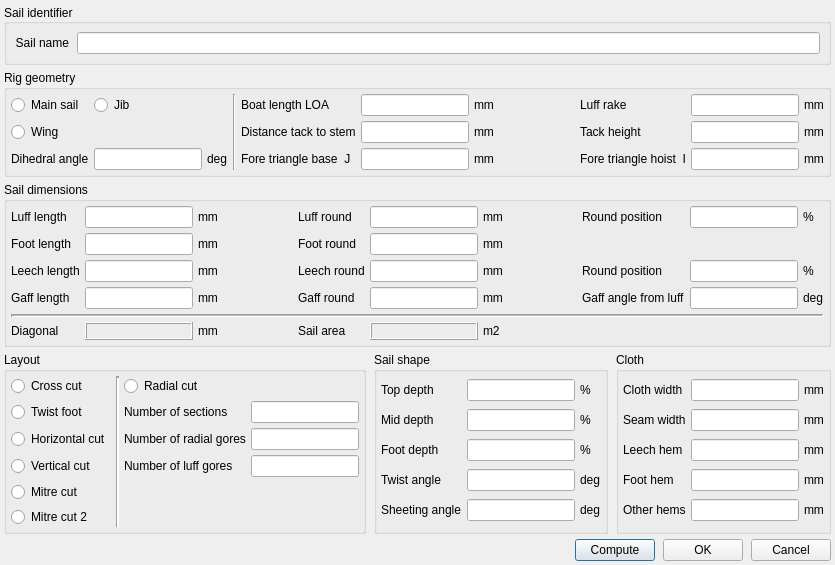
<?xml version="1.0" encoding="UTF-8"?>
<ui version="4.0">
 <class>CFormSailDefBase</class>
 <widget class="QDialog" name="CFormSailDefBase">
  <property name="minimumSize">
   <size>
    <width>740</width>
    <height>550</height>
   </size>
  </property>
  <property name="windowTitle">
   <string>Sail definition</string>
  </property>
  <layout class="QVBoxLayout">
   <property name="spacing">
    <number>5</number>
   </property>
   <property name="leftMargin">
    <number>4</number>
   </property>
   <property name="topMargin">
    <number>4</number>
   </property>
   <property name="rightMargin">
    <number>4</number>
   </property>
   <property name="bottomMargin">
    <number>4</number>
   </property>
   <item>
    <widget class="QGroupBox" name="GroupSailID">
     <property name="title">
      <string>Sail identifier</string>
     </property>
     <property name="alignment">
      <set>Qt::AlignLeading|Qt::AlignLeft|Qt::AlignVCenter</set>
     </property>
     <layout class="QHBoxLayout">
      <item>
       <widget class="QLabel" name="lblSailID">
        <property name="text">
         <string>Sail name</string>
        </property>
        <property name="alignment">
         <set>Qt::AlignRight|Qt::AlignTrailing|Qt::AlignVCenter</set>
        </property>
       </widget>
      </item>
      <item>
       <widget class="QLineEdit" name="txtSailID">
        <property name="alignment">
         <set>Qt::AlignLeading</set>
        </property>
       </widget>
      </item>
     </layout>
    </widget>
   </item>
   <item>
    <widget class="QGroupBox" name="GroupRig">
     <property name="title">
      <string>Rig geometry</string>
     </property>
     <property name="alignment">
      <set>Qt::AlignLeading</set>
     </property>
     <layout class="QGridLayout">
      <property name="leftMargin">
       <number>4</number>
      </property>
      <property name="topMargin">
       <number>4</number>
      </property>
      <property name="rightMargin">
       <number>4</number>
      </property>
      <property name="bottomMargin">
       <number>4</number>
      </property>
      <property name="spacing">
       <number>5</number>
      </property>
      <item row="1" column="0">
       <widget class="QRadioButton" name="radioWing">
        <property name="text">
         <string>Wing</string>
        </property>
       </widget>
      </item>
      <item row="1" column="5">
       <widget class="QLineEdit" name="txtTackDist">
        <property name="alignment">
         <set>Qt::AlignHCenter</set>
        </property>
       </widget>
      </item>
      <item row="2" column="9">
       <widget class="QLineEdit" name="txtTriangHoist">
        <property name="alignment">
         <set>Qt::AlignHCenter</set>
        </property>
       </widget>
      </item>
      <item row="0" column="0">
       <widget class="QRadioButton" name="radioMainSail">
        <property name="text">
         <string>Main sail</string>
        </property>
       </widget>
      </item>
      <item row="2" column="2">
       <widget class="QLabel" name="lbdeg_2_2">
        <property name="text">
         <string>deg</string>
        </property>
       </widget>
      </item>
      <item row="2" column="8">
       <widget class="QLabel" name="lbl5">
        <property name="text">
         <string>Fore triangle hoist  I</string>
        </property>
       </widget>
      </item>
      <item row="2" column="0">
       <widget class="QLabel" name="lbl8">
        <property name="text">
         <string>Dihedral angle</string>
        </property>
       </widget>
      </item>
      <item row="0" column="1" colspan="2">
       <widget class="QRadioButton" name="radioJib">
        <property name="text">
         <string>Jib</string>
        </property>
       </widget>
      </item>
      <item row="2" column="4">
       <widget class="QLabel" name="lbl4">
        <property name="text">
         <string>Fore triangle base  J</string>
        </property>
       </widget>
      </item>
      <item row="0" column="4">
       <widget class="QLabel" name="lbl6">
        <property name="text">
         <string>Boat length LOA</string>
        </property>
       </widget>
      </item>
      <item row="1" column="8">
       <widget class="QLabel" name="lblTackHeight">
        <property name="text">
         <string>Tack height</string>
        </property>
       </widget>
      </item>
      <item row="0" column="8">
       <widget class="QLabel" name="lbl1">
        <property name="text">
         <string>Luff rake</string>
        </property>
       </widget>
      </item>
      <item row="0" column="6">
       <widget class="QLabel" name="lbmm_15">
        <property name="text">
         <string>mm</string>
        </property>
       </widget>
      </item>
      <item row="0" column="5">
       <widget class="QLineEdit" name="txtLOA">
        <property name="alignment">
         <set>Qt::AlignHCenter</set>
        </property>
       </widget>
      </item>
      <item row="2" column="6">
       <widget class="QLabel" name="lbmm_2">
        <property name="text">
         <string>mm</string>
        </property>
       </widget>
      </item>
      <item row="1" column="6">
       <widget class="QLabel" name="lbmm">
        <property name="text">
         <string>mm</string>
        </property>
       </widget>
      </item>
      <item row="1" column="9">
       <widget class="QLineEdit" name="txtTackHeight">
        <property name="alignment">
         <set>Qt::AlignHCenter</set>
        </property>
       </widget>
      </item>
      <item row="2" column="5">
       <widget class="QLineEdit" name="txtTriangBase">
        <property name="alignment">
         <set>Qt::AlignHCenter</set>
        </property>
       </widget>
      </item>
      <item row="1" column="10">
       <widget class="QLabel" name="lbmm_4">
        <property name="text">
         <string>mm</string>
        </property>
       </widget>
      </item>
      <item row="0" column="7">
       <spacer>
        <property name="orientation">
         <enum>Qt::Horizontal</enum>
        </property>
        <property name="sizeType">
         <enum>QSizePolicy::MinimumExpanding</enum>
        </property>
        <property name="sizeHint" stdset="0">
         <size>
          <width>20</width>
          <height>20</height>
         </size>
        </property>
       </spacer>
      </item>
      <item row="0" column="9">
       <widget class="QLineEdit" name="txtRake">
        <property name="alignment">
         <set>Qt::AlignHCenter</set>
        </property>
       </widget>
      </item>
      <item row="0" column="10">
       <widget class="QLabel" name="lbmm_16">
        <property name="text">
         <string>mm</string>
        </property>
       </widget>
      </item>
      <item row="0" column="3" rowspan="3">
       <widget class="Line" name="Line3">
        <property name="frameShape">
         <enum>QFrame::VLine</enum>
        </property>
        <property name="frameShadow">
         <enum>QFrame::Sunken</enum>
        </property>
        <property name="orientation">
         <enum>Qt::Vertical</enum>
        </property>
       </widget>
      </item>
      <item row="2" column="10">
       <widget class="QLabel" name="lbmm_3">
        <property name="text">
         <string>mm</string>
        </property>
       </widget>
      </item>
      <item row="1" column="4">
       <widget class="QLabel" name="lbl3">
        <property name="text">
         <string>Distance tack to stem</string>
        </property>
       </widget>
      </item>
      <item row="2" column="1">
       <widget class="QLineEdit" name="txtDihedral"/>
      </item>
     </layout>
    </widget>
   </item>
   <item>
    <widget class="QGroupBox" name="GroupSail">
     <property name="title">
      <string>Sail dimensions</string>
     </property>
     <layout class="QGridLayout">
      <property name="leftMargin">
       <number>4</number>
      </property>
      <property name="topMargin">
       <number>4</number>
      </property>
      <property name="rightMargin">
       <number>4</number>
      </property>
      <property name="bottomMargin">
       <number>4</number>
      </property>
      <property name="spacing">
       <number>5</number>
      </property>
      <item row="0" column="6">
       <widget class="QLabel" name="lbmm_6">
        <property name="text">
         <string>mm</string>
        </property>
       </widget>
      </item>
      <item row="3" column="0">
       <widget class="QLabel" name="lblGaffLen">
        <property name="text">
         <string>Gaff length</string>
        </property>
       </widget>
      </item>
      <item row="5" column="4">
       <widget class="QLabel" name="lbl45">
        <property name="text">
         <string>Sail area</string>
        </property>
       </widget>
      </item>
      <item row="0" column="8">
       <widget class="QLabel" name="lblLuffRoundPos">
        <property name="text">
         <string>Round position</string>
        </property>
       </widget>
      </item>
      <item row="0" column="3">
       <spacer>
        <property name="orientation">
         <enum>Qt::Horizontal</enum>
        </property>
        <property name="sizeType">
         <enum>QSizePolicy::MinimumExpanding</enum>
        </property>
        <property name="sizeHint" stdset="0">
         <size>
          <width>20</width>
          <height>20</height>
         </size>
        </property>
       </spacer>
      </item>
      <item row="3" column="2">
       <widget class="QLabel" name="lbmm_11">
        <property name="text">
         <string>mm</string>
        </property>
       </widget>
      </item>
      <item row="0" column="7">
       <spacer>
        <property name="orientation">
         <enum>Qt::Horizontal</enum>
        </property>
        <property name="sizeType">
         <enum>QSizePolicy::MinimumExpanding</enum>
        </property>
        <property name="sizeHint" stdset="0">
         <size>
          <width>20</width>
          <height>20</height>
         </size>
        </property>
       </spacer>
      </item>
      <item row="0" column="0">
       <widget class="QLabel" name="lblLuffLen">
        <property name="text">
         <string>Luff length</string>
        </property>
       </widget>
      </item>
      <item row="2" column="10">
       <widget class="QLabel" name="lbpercent_2">
        <property name="text">
         <string>%</string>
        </property>
       </widget>
      </item>
      <item row="2" column="8">
       <widget class="QLabel" name="lblLeechRoundPos">
        <property name="text">
         <string>Round position</string>
        </property>
       </widget>
      </item>
      <item row="2" column="5">
       <widget class="QLineEdit" name="txtLeechRound">
        <property name="alignment">
         <set>Qt::AlignHCenter</set>
        </property>
       </widget>
      </item>
      <item row="2" column="4">
       <widget class="QLabel" name="lblLeechRound">
        <property name="text">
         <string>Leech round</string>
        </property>
       </widget>
      </item>
      <item row="2" column="1">
       <widget class="QLineEdit" name="txtLeechLen">
        <property name="alignment">
         <set>Qt::AlignHCenter</set>
        </property>
       </widget>
      </item>
      <item row="5" column="1">
       <widget class="QLabel" name="lblDiagonal">
        <property name="frameShape">
         <enum>QFrame::Box</enum>
        </property>
        <property name="frameShadow">
         <enum>QFrame::Raised</enum>
        </property>
        <property name="text">
         <string/>
        </property>
        <property name="alignment">
         <set>Qt::AlignCenter</set>
        </property>
       </widget>
      </item>
      <item row="1" column="6">
       <widget class="QLabel" name="lbmm_8">
        <property name="text">
         <string>mm</string>
        </property>
       </widget>
      </item>
      <item row="3" column="5">
       <widget class="QLineEdit" name="txtGaffRound">
        <property name="alignment">
         <set>Qt::AlignHCenter</set>
        </property>
       </widget>
      </item>
      <item row="2" column="0">
       <widget class="QLabel" name="lblLeechLen">
        <property name="text">
         <string>Leech length</string>
        </property>
       </widget>
      </item>
      <item row="0" column="2">
       <widget class="QLabel" name="lbmm_5">
        <property name="text">
         <string>mm</string>
        </property>
       </widget>
      </item>
      <item row="3" column="9">
       <widget class="QLineEdit" name="txtGaffAngle">
        <property name="alignment">
         <set>Qt::AlignHCenter</set>
        </property>
       </widget>
      </item>
      <item row="0" column="9">
       <widget class="QLineEdit" name="txtLuffRoundPos">
        <property name="alignment">
         <set>Qt::AlignHCenter</set>
        </property>
       </widget>
      </item>
      <item row="3" column="6">
       <widget class="QLabel" name="lbmm_12">
        <property name="text">
         <string>mm</string>
        </property>
       </widget>
      </item>
      <item row="3" column="8">
       <widget class="QLabel" name="lblGaffAngle">
        <property name="text">
         <string>Gaff angle from luff</string>
        </property>
       </widget>
      </item>
      <item row="3" column="1">
       <widget class="QLineEdit" name="txtGaffLen">
        <property name="alignment">
         <set>Qt::AlignHCenter</set>
        </property>
       </widget>
      </item>
      <item row="5" column="0">
       <widget class="QLabel" name="lbl46">
        <property name="text">
         <string>Diagonal</string>
        </property>
       </widget>
      </item>
      <item row="1" column="5">
       <widget class="QLineEdit" name="txtFootRound">
        <property name="alignment">
         <set>Qt::AlignHCenter</set>
        </property>
       </widget>
      </item>
      <item row="2" column="6">
       <widget class="QLabel" name="lbmm_10">
        <property name="text">
         <string>mm</string>
        </property>
       </widget>
      </item>
      <item row="1" column="4">
       <widget class="QLabel" name="lblFootRound">
        <property name="text">
         <string>Foot round</string>
        </property>
       </widget>
      </item>
      <item row="3" column="4">
       <widget class="QLabel" name="lblGaffRound">
        <property name="text">
         <string>Gaff round</string>
        </property>
       </widget>
      </item>
      <item row="4" column="0" colspan="11">
       <widget class="Line" name="Line2">
        <property name="frameShape">
         <enum>QFrame::HLine</enum>
        </property>
        <property name="frameShadow">
         <enum>QFrame::Sunken</enum>
        </property>
        <property name="lineWidth">
         <number>2</number>
        </property>
        <property name="midLineWidth">
         <number>1</number>
        </property>
        <property name="orientation">
         <enum>Qt::Horizontal</enum>
        </property>
       </widget>
      </item>
      <item row="0" column="5">
       <widget class="QLineEdit" name="txtLuffRound">
        <property name="alignment">
         <set>Qt::AlignHCenter</set>
        </property>
       </widget>
      </item>
      <item row="5" column="5">
       <widget class="QLabel" name="lblSailArea">
        <property name="frameShape">
         <enum>QFrame::Box</enum>
        </property>
        <property name="frameShadow">
         <enum>QFrame::Raised</enum>
        </property>
        <property name="text">
         <string/>
        </property>
        <property name="alignment">
         <set>Qt::AlignCenter</set>
        </property>
       </widget>
      </item>
      <item row="2" column="9">
       <widget class="QLineEdit" name="txtLeechRoundPos">
        <property name="alignment">
         <set>Qt::AlignHCenter</set>
        </property>
       </widget>
      </item>
      <item row="3" column="10">
       <widget class="QLabel" name="lbdeg_2">
        <property name="text">
         <string>deg</string>
        </property>
       </widget>
      </item>
      <item row="5" column="6">
       <widget class="QLabel" name="lblm2_1">
        <property name="text">
         <string>m2</string>
        </property>
       </widget>
      </item>
      <item row="5" column="2">
       <widget class="QLabel" name="lblmm13">
        <property name="text">
         <string>mm</string>
        </property>
       </widget>
      </item>
      <item row="1" column="1">
       <widget class="QLineEdit" name="txtFootLen">
        <property name="alignment">
         <set>Qt::AlignHCenter</set>
        </property>
       </widget>
      </item>
      <item row="0" column="1">
       <widget class="QLineEdit" name="txtLuffLen">
        <property name="alignment">
         <set>Qt::AlignHCenter</set>
        </property>
       </widget>
      </item>
      <item row="0" column="10">
       <widget class="QLabel" name="lbpercent">
        <property name="text">
         <string>%</string>
        </property>
       </widget>
      </item>
      <item row="0" column="4">
       <widget class="QLabel" name="lblLuffRound">
        <property name="text">
         <string>Luff round</string>
        </property>
       </widget>
      </item>
      <item row="1" column="2">
       <widget class="QLabel" name="lbmm_7">
        <property name="text">
         <string>mm</string>
        </property>
       </widget>
      </item>
      <item row="2" column="2">
       <widget class="QLabel" name="lbmm_9">
        <property name="text">
         <string>mm</string>
        </property>
       </widget>
      </item>
      <item row="1" column="0">
       <widget class="QLabel" name="lblFootLen">
        <property name="text">
         <string>Foot length</string>
        </property>
       </widget>
      </item>
     </layout>
    </widget>
   </item>
   <item>
    <layout class="QHBoxLayout" name="hrzBottom">
     <item>
      <widget class="QGroupBox" name="GroupLayout">
       <property name="title">
        <string>Layout</string>
       </property>
       <layout class="QGridLayout">
        <property name="leftMargin">
         <number>4</number>
        </property>
        <property name="topMargin">
         <number>4</number>
        </property>
        <property name="rightMargin">
         <number>4</number>
        </property>
        <property name="bottomMargin">
         <number>4</number>
        </property>
        <property name="spacing">
         <number>5</number>
        </property>
        <item row="0" column="0">
         <widget class="QRadioButton" name="radioCross">
          <property name="text">
           <string>Cross cut</string>
          </property>
         </widget>
        </item>
        <item row="1" column="0">
         <widget class="QRadioButton" name="radioTwist">
          <property name="text">
           <string>Twist foot</string>
          </property>
         </widget>
        </item>
        <item row="1" column="2">
         <widget class="QLabel" name="TextLabel1">
          <property name="text">
           <string>Number of sections</string>
          </property>
         </widget>
        </item>
        <item row="2" column="3">
         <widget class="QLineEdit" name="txtGores">
          <property name="alignment">
           <set>Qt::AlignHCenter</set>
          </property>
         </widget>
        </item>
        <item row="3" column="3">
         <widget class="QLineEdit" name="txtLuffGores">
          <property name="alignment">
           <set>Qt::AlignHCenter</set>
          </property>
         </widget>
        </item>
        <item row="2" column="2">
         <widget class="QLabel" name="TextLabel2">
          <property name="text">
           <string>Number of radial gores</string>
          </property>
         </widget>
        </item>
        <item row="3" column="2">
         <widget class="QLabel" name="TextLabel3">
          <property name="text">
           <string>Number of luff gores</string>
          </property>
         </widget>
        </item>
        <item row="2" column="0">
         <widget class="QRadioButton" name="radioHorizontal">
          <property name="text">
           <string>Horizontal cut</string>
          </property>
         </widget>
        </item>
        <item row="3" column="0">
         <widget class="QRadioButton" name="radioVertical">
          <property name="text">
           <string>Vertical cut</string>
          </property>
         </widget>
        </item>
        <item row="0" column="1" rowspan="6">
         <widget class="Line" name="Line7">
          <property name="frameShape">
           <enum>QFrame::VLine</enum>
          </property>
          <property name="frameShadow">
           <enum>QFrame::Sunken</enum>
          </property>
          <property name="lineWidth">
           <number>2</number>
          </property>
          <property name="orientation">
           <enum>Qt::Vertical</enum>
          </property>
         </widget>
        </item>
        <item row="0" column="2">
         <widget class="QRadioButton" name="radioRadial">
          <property name="text">
           <string>Radial cut</string>
          </property>
         </widget>
        </item>
        <item row="1" column="3">
         <widget class="QLineEdit" name="txtSections">
          <property name="alignment">
           <set>Qt::AlignHCenter</set>
          </property>
         </widget>
        </item>
        <item row="4" column="0">
         <widget class="QRadioButton" name="radioMitre">
          <property name="text">
           <string>Mitre cut</string>
          </property>
         </widget>
        </item>
        <item row="5" column="0">
         <widget class="QRadioButton" name="radioMitre2">
          <property name="text">
           <string>Mitre cut 2</string>
          </property>
         </widget>
        </item>
        <item row="4" column="2" rowspan="2">
         <spacer>
          <property name="orientation">
           <enum>Qt::Vertical</enum>
          </property>
          <property name="sizeHint" stdset="0">
           <size>
            <width>20</width>
            <height>20</height>
           </size>
          </property>
         </spacer>
        </item>
       </layout>
      </widget>
     </item>
     <item>
      <widget class="QGroupBox" name="GroupShape">
       <property name="title">
        <string>Sail shape</string>
       </property>
       <layout class="QGridLayout">
        <property name="leftMargin">
         <number>4</number>
        </property>
        <property name="topMargin">
         <number>4</number>
        </property>
        <property name="rightMargin">
         <number>4</number>
        </property>
        <property name="bottomMargin">
         <number>4</number>
        </property>
        <property name="spacing">
         <number>5</number>
        </property>
        <item row="0" column="2">
         <widget class="QLabel" name="lbpercent_3">
          <property name="text">
           <string>%</string>
          </property>
         </widget>
        </item>
        <item row="1" column="2">
         <widget class="QLabel" name="lbpercent_4">
          <property name="text">
           <string>%</string>
          </property>
         </widget>
        </item>
        <item row="0" column="1">
         <widget class="QLineEdit" name="txtTopDepth">
          <property name="alignment">
           <set>Qt::AlignHCenter</set>
          </property>
         </widget>
        </item>
        <item row="1" column="1">
         <widget class="QLineEdit" name="txtMidDepth">
          <property name="alignment">
           <set>Qt::AlignHCenter</set>
          </property>
         </widget>
        </item>
        <item row="2" column="2">
         <widget class="QLabel" name="lbpercent_5">
          <property name="text">
           <string>%</string>
          </property>
         </widget>
        </item>
        <item row="2" column="1">
         <widget class="QLineEdit" name="txtFootDepth">
          <property name="alignment">
           <set>Qt::AlignHCenter</set>
          </property>
         </widget>
        </item>
        <item row="0" column="0">
         <widget class="QLabel" name="lblTopDepth">
          <property name="text">
           <string>Top depth</string>
          </property>
         </widget>
        </item>
        <item row="1" column="0">
         <widget class="QLabel" name="lblMidDepth">
          <property name="text">
           <string>Mid depth</string>
          </property>
         </widget>
        </item>
        <item row="2" column="0">
         <widget class="QLabel" name="lblFootDepth">
          <property name="text">
           <string>Foot depth</string>
          </property>
         </widget>
        </item>
        <item row="3" column="1">
         <widget class="QLineEdit" name="txtTwistAngle">
          <property name="alignment">
           <set>Qt::AlignHCenter</set>
          </property>
         </widget>
        </item>
        <item row="4" column="1">
         <widget class="QLineEdit" name="txtSheetAngle">
          <property name="alignment">
           <set>Qt::AlignHCenter</set>
          </property>
         </widget>
        </item>
        <item row="3" column="0">
         <widget class="QLabel" name="lblTwistAngle">
          <property name="text">
           <string>Twist angle</string>
          </property>
         </widget>
        </item>
        <item row="4" column="0">
         <widget class="QLabel" name="lblSheetAngle">
          <property name="text">
           <string>Sheeting angle</string>
          </property>
         </widget>
        </item>
        <item row="3" column="2">
         <widget class="QLabel" name="lbdeg_3">
          <property name="text">
           <string>deg</string>
          </property>
         </widget>
        </item>
        <item row="4" column="2">
         <widget class="QLabel" name="lbdeg_4">
          <property name="text">
           <string>deg</string>
          </property>
         </widget>
        </item>
       </layout>
      </widget>
     </item>
     <item>
      <widget class="QGroupBox" name="GroupCloth">
       <property name="title">
        <string>Cloth</string>
       </property>
       <layout class="QGridLayout">
        <property name="leftMargin">
         <number>4</number>
        </property>
        <property name="topMargin">
         <number>4</number>
        </property>
        <property name="rightMargin">
         <number>4</number>
        </property>
        <property name="bottomMargin">
         <number>4</number>
        </property>
        <property name="spacing">
         <number>5</number>
        </property>
        <item row="3" column="1">
         <widget class="QLineEdit" name="txtFootHemWidth">
          <property name="alignment">
           <set>Qt::AlignHCenter</set>
          </property>
         </widget>
        </item>
        <item row="4" column="1">
         <widget class="QLineEdit" name="txtHemsWidth">
          <property name="alignment">
           <set>Qt::AlignHCenter</set>
          </property>
         </widget>
        </item>
        <item row="4" column="0">
         <widget class="QLabel" name="lblHemsWidth">
          <property name="text">
           <string>Other hems</string>
          </property>
         </widget>
        </item>
        <item row="3" column="0">
         <widget class="QLabel" name="lblInnerWidth">
          <property name="text">
           <string>Foot hem</string>
          </property>
         </widget>
        </item>
        <item row="0" column="2">
         <widget class="QLabel" name="lbmm_60">
          <property name="text">
           <string>mm</string>
          </property>
         </widget>
        </item>
        <item row="1" column="2">
         <widget class="QLabel" name="lbmm_61">
          <property name="text">
           <string>mm</string>
          </property>
         </widget>
        </item>
        <item row="2" column="2">
         <widget class="QLabel" name="lbmm_62">
          <property name="text">
           <string>mm</string>
          </property>
         </widget>
        </item>
        <item row="2" column="1">
         <widget class="QLineEdit" name="txtLeechHemWidth">
          <property name="alignment">
           <set>Qt::AlignHCenter</set>
          </property>
         </widget>
        </item>
        <item row="0" column="0">
         <widget class="QLabel" name="lblClothWidth">
          <property name="text">
           <string>Cloth width</string>
          </property>
         </widget>
        </item>
        <item row="2" column="0">
         <widget class="QLabel" name="lblLeechHemWidth">
          <property name="text">
           <string>Leech hem</string>
          </property>
         </widget>
        </item>
        <item row="1" column="0">
         <widget class="QLabel" name="lblSeamWidth">
          <property name="text">
           <string>Seam width</string>
          </property>
         </widget>
        </item>
        <item row="1" column="1">
         <widget class="QLineEdit" name="txtSeamWidth">
          <property name="alignment">
           <set>Qt::AlignHCenter</set>
          </property>
         </widget>
        </item>
        <item row="0" column="1">
         <widget class="QLineEdit" name="txtClothWidth">
          <property name="alignment">
           <set>Qt::AlignHCenter</set>
          </property>
         </widget>
        </item>
        <item row="3" column="2">
         <widget class="QLabel" name="lbmm_63">
          <property name="text">
           <string>mm</string>
          </property>
         </widget>
        </item>
        <item row="4" column="2">
         <widget class="QLabel" name="lbmm_64">
          <property name="text">
           <string>mm</string>
          </property>
         </widget>
        </item>
       </layout>
      </widget>
     </item>
    </layout>
   </item>
   <item>
    <layout class="QHBoxLayout" name="horizontalLayout">
     <item>
      <spacer>
       <property name="orientation">
        <enum>Qt::Horizontal</enum>
       </property>
       <property name="sizeType">
        <enum>QSizePolicy::Expanding</enum>
       </property>
       <property name="sizeHint" stdset="0">
        <size>
         <width>20</width>
         <height>20</height>
        </size>
       </property>
      </spacer>
     </item>
     <item>
      <widget class="QPushButton" name="btnCompute">
       <property name="text">
        <string>Compute</string>
       </property>
      </widget>
     </item>
     <item>
      <widget class="QPushButton" name="btnOK">
       <property name="focusPolicy">
        <enum>Qt::StrongFocus</enum>
       </property>
       <property name="text">
        <string>OK</string>
       </property>
      </widget>
     </item>
     <item>
      <widget class="QPushButton" name="btnCancel">
       <property name="text">
        <string>Cancel</string>
       </property>
      </widget>
     </item>
    </layout>
   </item>
  </layout>
 </widget>
 <layoutdefault spacing="8" margin="8"/>
 <tabstops>
  <tabstop>radioMainSail</tabstop>
  <tabstop>radioJib</tabstop>
  <tabstop>txtLOA</tabstop>
  <tabstop>txtTriangBase</tabstop>
  <tabstop>txtTriangHoist</tabstop>
  <tabstop>txtTackDist</tabstop>
  <tabstop>txtTackHeight</tabstop>
  <tabstop>txtRake</tabstop>
  <tabstop>txtSailID</tabstop>
  <tabstop>txtLuffLen</tabstop>
  <tabstop>txtFootLen</tabstop>
  <tabstop>txtLeechLen</tabstop>
  <tabstop>txtGaffLen</tabstop>
  <tabstop>txtLuffRound</tabstop>
  <tabstop>txtFootRound</tabstop>
  <tabstop>txtLeechRound</tabstop>
  <tabstop>txtGaffRound</tabstop>
  <tabstop>txtLuffRoundPos</tabstop>
  <tabstop>txtLeechRoundPos</tabstop>
  <tabstop>txtGaffAngle</tabstop>
  <tabstop>btnCompute</tabstop>
  <tabstop>radioCross</tabstop>
  <tabstop>radioTwist</tabstop>
  <tabstop>radioHorizontal</tabstop>
  <tabstop>radioVertical</tabstop>
  <tabstop>radioMitre</tabstop>
  <tabstop>radioRadial</tabstop>
  <tabstop>txtSections</tabstop>
  <tabstop>txtGores</tabstop>
  <tabstop>txtLuffGores</tabstop>
  <tabstop>txtTopDepth</tabstop>
  <tabstop>txtMidDepth</tabstop>
  <tabstop>txtFootDepth</tabstop>
  <tabstop>txtTwistAngle</tabstop>
  <tabstop>txtSheetAngle</tabstop>
  <tabstop>txtClothWidth</tabstop>
  <tabstop>txtSeamWidth</tabstop>
  <tabstop>txtLeechHemWidth</tabstop>
  <tabstop>txtHemsWidth</tabstop>
  <tabstop>btnOK</tabstop>
  <tabstop>btnCancel</tabstop>
 </tabstops>
 <resources/>
 <connections/>
</ui>
